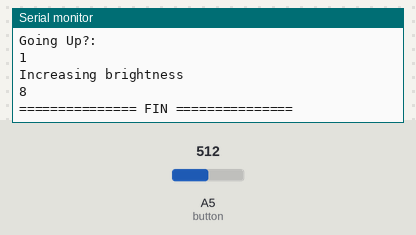
Bench run of a sketch on a simulated Arduino Uno, built with avr-gcc and run on an emulated ATmega328P. Parts: the last lines printed to the serial monitor. The test bench sets the inputs (shaded band); at power-on: A5 (button) = 512.

Above: at 1.2 s.
1.3 s: A5 (button) set to 440
At 3.6 s:
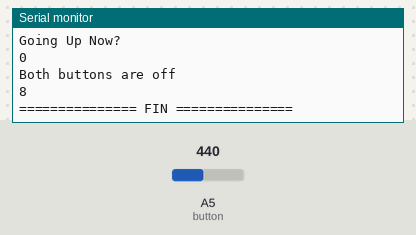
4.5 s: A5 (button) set to 460
At 7.1 s:
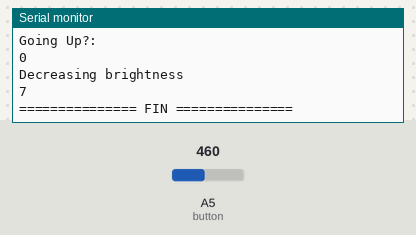
Timing chart, 0 to 8.6 s (numbered marks = the images above; inputs shaded):
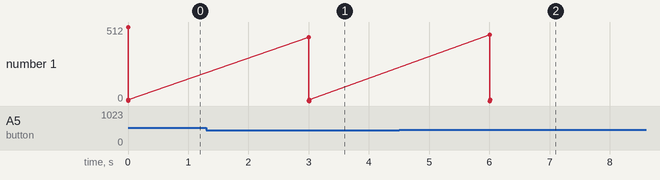

Measured:
- after the input at 1.3 s, the serial monitor: prints a new line after 1.7 s (image 1)
- after the input at 4.5 s, the serial monitor: prints a new line after 1.5 s (image 2)
- plotted number 1: 8 → 4 after the input at 4.5 s

The sketch:

sensor_buttons_control.ino
```cpp
const int button = 5;
// const int buttonDown = 5;
int brightness = 0;
int steps = 8;
bool goingUp = true;
bool changed = false;

// #define buttonUp D10
// #define buttonDown D11
// #define bluePin D10
// #define echoPin D15
// #define trigPin D14

void setup()
{
  pinMode(button, INPUT);
  // pinMode(buttonDown, INPUT);
  brightness = 7;
  Serial.begin(115200);
}

void loop()
{
  Serial.println("Button:");
  Serial.println(analogRead(button));
  Serial.println("Going Up?:");
  Serial.println(goingUp);
  if (analogRead(button) > 450)
  {
    changed = true;
    if (goingUp)
    {
      if (brightness < 255)
      {
        Serial.println("Increasing brightness");
        brightness++;
      }
      else
      {
        Serial.println("Brightness has reached maximum value.");
      }
    }
    else
    {
      if (brightness > 0)
      {
        Serial.println("Decreasing brightness");
        brightness--;
      }
      else
      {
        Serial.println("Brightness has reached minimum value.");
      }
    }
  }
  // else if (analogRead(buttonUp) > 450 && analogRead(buttonDown) <= 450)
  // {
  //   if (brightness > 0)
  //   {
  //     Serial.println("Decreasing brightness");
  //     brightness--;
  //   }
  //   else
  //   {
  //     Serial.println("Brightness has reached minimum value.");
  //   }
  // }
  // else if (analogRead(buttonUp) > 450 && analogRead(buttonDown) > 450)
  // {
  //   Serial.println("Both buttons are on!");
  // }
  else
  {
    if (changed)
    {
      changed = false;
      goingUp = !goingUp;
      Serial.println("Going Up Now?");
      Serial.println(goingUp);
    }
    Serial.println("Both buttons are off");
  }
  Serial.println(brightness);
  Serial.println("=============== FIN ===============");

  delay(3000);
}
```
